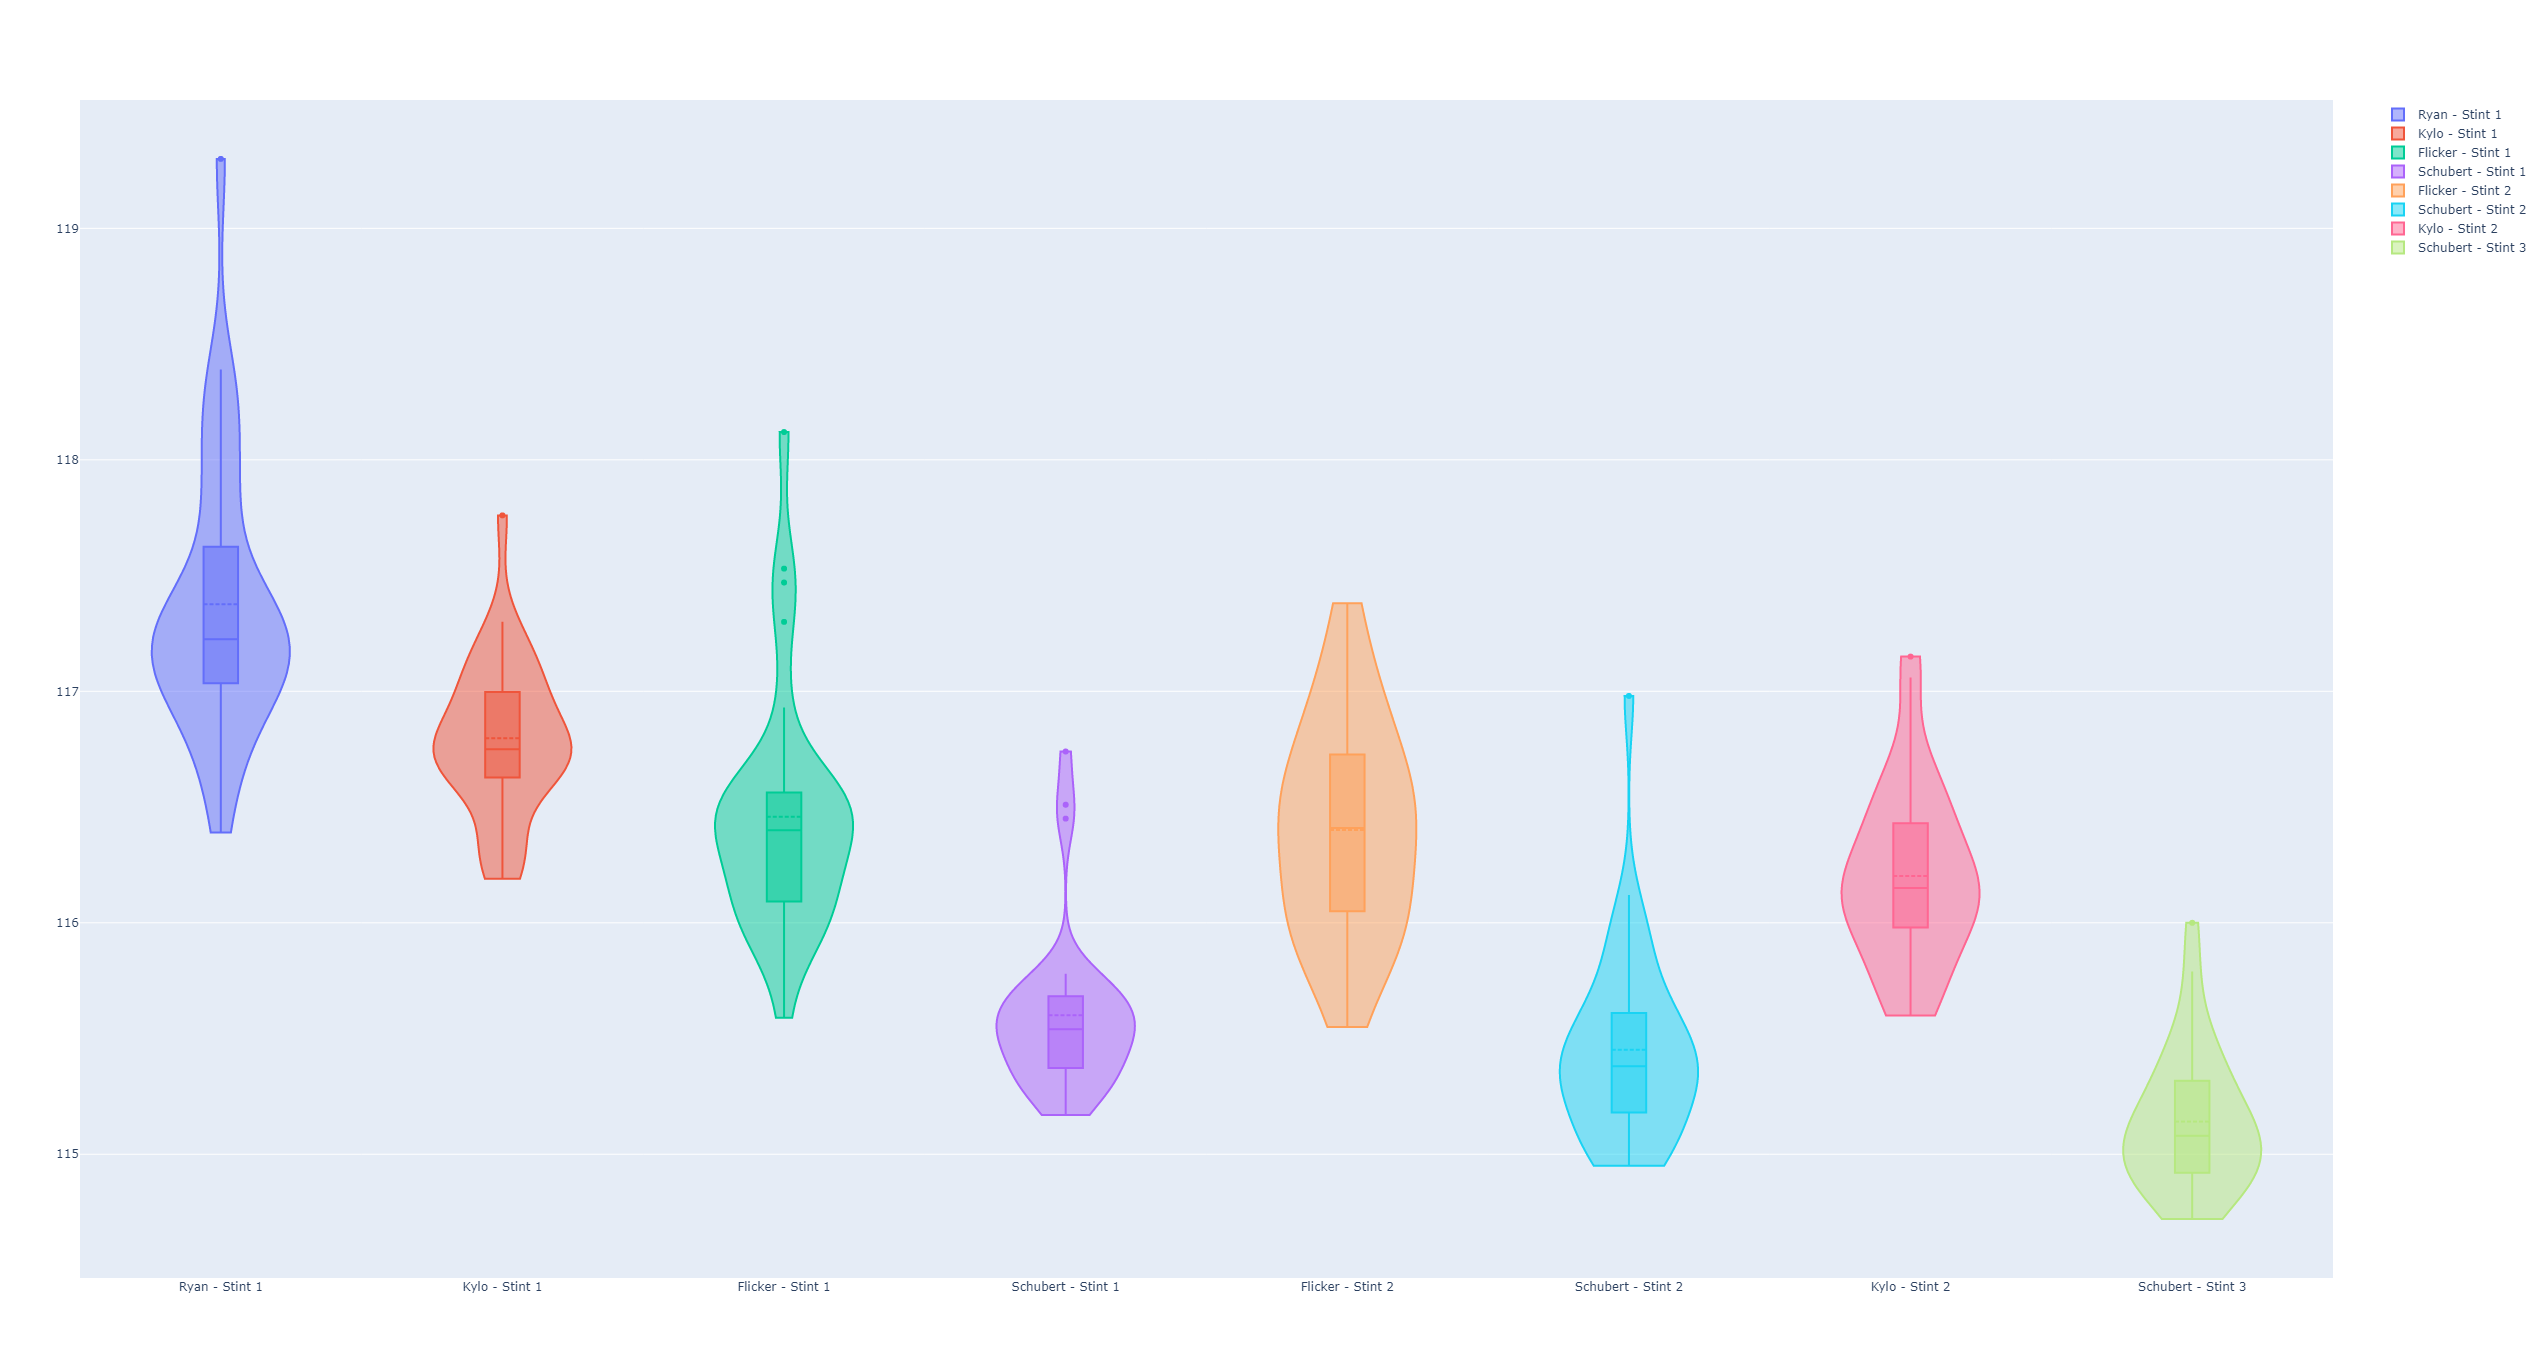

Write the Python code that produced this figure.
import plotly.graph_objects as go

import pandas as pd

df = pd.read_csv("Paul Ricard lap times + stints.csv")

fig = go.Figure()

drivers = ['Ryan - Stint 1', 'Kylo - Stint 1', 'Flicker - Stint 1', 'Schubert - Stint 1', 'Flicker - Stint 2', 'Schubert - Stint 2', 'Kylo - Stint 2', 'Schubert - Stint 3',]


for driver in drivers:
    fig.add_trace(go.Violin(x=df['driver'][df['driver'] == driver],
                            y=df['time in seconds'][df['driver'] == driver],
                            spanmode="hard",
                            width=0,
                            name=driver,
                            box_visible=True,
                            meanline_visible=True)
    )

fig.show()
